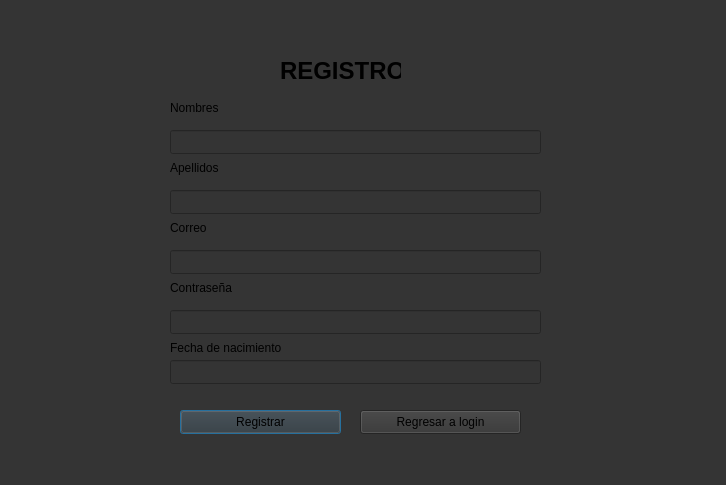
<?xml version="1.0" encoding="UTF-8"?>
<ui version="4.0">
 <class>registro</class>
 <widget class="QDialog" name="registro">
  <property name="geometry">
   <rect>
    <x>0</x>
    <y>0</y>
    <width>726</width>
    <height>485</height>
   </rect>
  </property>
  <property name="windowTitle">
   <string>Dialog</string>
  </property>
  <property name="styleSheet">
   <string notr="true">background-color: rgb(52, 52, 52);</string>
  </property>
  <widget class="QLabel" name="label_9">
   <property name="geometry">
    <rect>
     <x>170</x>
     <y>100</y>
     <width>51</width>
     <height>16</height>
    </rect>
   </property>
   <property name="styleSheet">
    <string notr="true">color: rgb(0, 0, 0)</string>
   </property>
   <property name="text">
    <string>Nombres</string>
   </property>
  </widget>
  <widget class="QLabel" name="label_11">
   <property name="geometry">
    <rect>
     <x>170</x>
     <y>220</y>
     <width>51</width>
     <height>16</height>
    </rect>
   </property>
   <property name="styleSheet">
    <string notr="true">color: rgb(0, 0, 0)</string>
   </property>
   <property name="text">
    <string>Correo</string>
   </property>
  </widget>
  <widget class="QLabel" name="label_12">
   <property name="geometry">
    <rect>
     <x>170</x>
     <y>280</y>
     <width>111</width>
     <height>16</height>
    </rect>
   </property>
   <property name="styleSheet">
    <string notr="true">color: rgb(0, 0, 0)</string>
   </property>
   <property name="text">
    <string>Contraseña</string>
   </property>
  </widget>
  <widget class="QLabel" name="label_10">
   <property name="geometry">
    <rect>
     <x>170</x>
     <y>160</y>
     <width>61</width>
     <height>16</height>
    </rect>
   </property>
   <property name="styleSheet">
    <string notr="true">color: rgb(0, 0, 0)</string>
   </property>
   <property name="text">
    <string>Apellidos</string>
   </property>
  </widget>
  <widget class="QLabel" name="label_13">
   <property name="geometry">
    <rect>
     <x>170</x>
     <y>340</y>
     <width>111</width>
     <height>16</height>
    </rect>
   </property>
   <property name="styleSheet">
    <string notr="true">color: rgb(0, 0, 0)</string>
   </property>
   <property name="text">
    <string>Fecha de nacimiento</string>
   </property>
  </widget>
  <widget class="QLabel" name="label">
   <property name="geometry">
    <rect>
     <x>280</x>
     <y>50</y>
     <width>121</width>
     <height>41</height>
    </rect>
   </property>
   <property name="font">
    <font>
     <pointsize>18</pointsize>
     <bold>true</bold>
    </font>
   </property>
   <property name="styleSheet">
    <string notr="true">color: rgb(0, 0, 0);</string>
   </property>
   <property name="text">
    <string>REGISTRO</string>
   </property>
  </widget>
  <widget class="QPushButton" name="registrobtn">
   <property name="geometry">
    <rect>
     <x>180</x>
     <y>410</y>
     <width>161</width>
     <height>24</height>
    </rect>
   </property>
   <property name="styleSheet">
    <string notr="true">color: rgb(0, 0, 0);</string>
   </property>
   <property name="text">
    <string>Registrar</string>
   </property>
  </widget>
  <widget class="QPushButton" name="loginbtn">
   <property name="geometry">
    <rect>
     <x>360</x>
     <y>410</y>
     <width>161</width>
     <height>24</height>
    </rect>
   </property>
   <property name="styleSheet">
    <string notr="true">color: rgb(0, 0, 0);</string>
   </property>
   <property name="text">
    <string>Regresar a login</string>
   </property>
  </widget>
  <widget class="QLineEdit" name="nameEdit">
   <property name="geometry">
    <rect>
     <x>170</x>
     <y>130</y>
     <width>371</width>
     <height>24</height>
    </rect>
   </property>
  </widget>
  <widget class="QLineEdit" name="apellidoEdit">
   <property name="geometry">
    <rect>
     <x>170</x>
     <y>190</y>
     <width>371</width>
     <height>24</height>
    </rect>
   </property>
  </widget>
  <widget class="QLineEdit" name="correoEdit">
   <property name="geometry">
    <rect>
     <x>170</x>
     <y>250</y>
     <width>371</width>
     <height>24</height>
    </rect>
   </property>
  </widget>
  <widget class="QLineEdit" name="passwordEdit">
   <property name="geometry">
    <rect>
     <x>170</x>
     <y>310</y>
     <width>371</width>
     <height>24</height>
    </rect>
   </property>
  </widget>
  <widget class="QLineEdit" name="fechaEdit">
   <property name="geometry">
    <rect>
     <x>170</x>
     <y>360</y>
     <width>371</width>
     <height>24</height>
    </rect>
   </property>
  </widget>
 </widget>
 <resources/>
 <connections/>
</ui>
